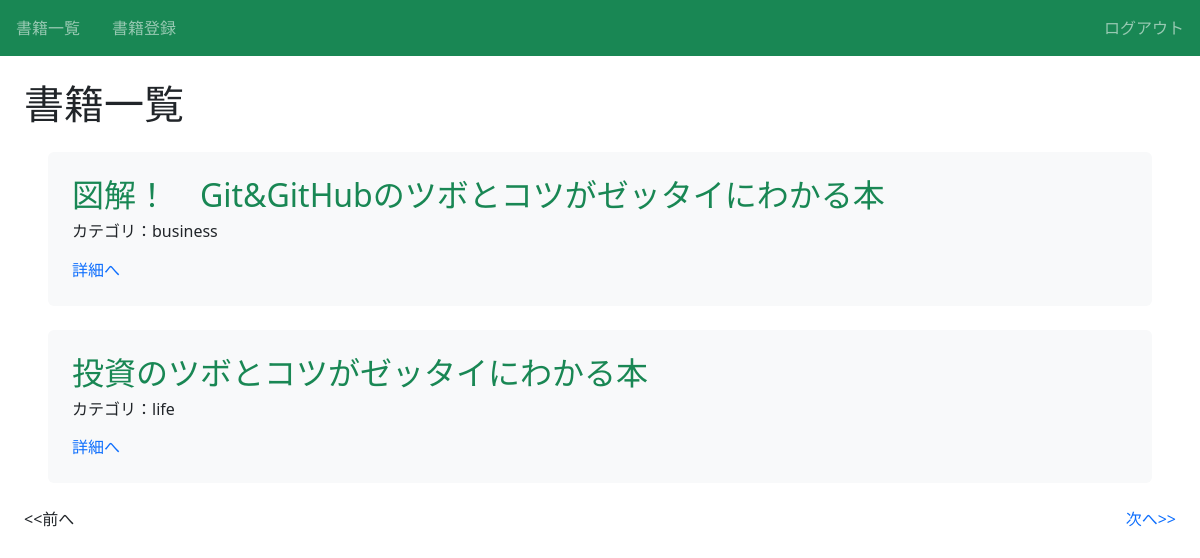
Page /book/ (signed in) on the committed database.
### book/models.py (models this page shows, shortened)
class Book(models.Model):
    title = models.CharField(max_length=100)
    text = models.TextField()
    thumbnail = models.ImageField(null=True, blank=True)
    category = models.CharField(
        max_length=100,
        choices = CATEGORY
    )
    user = models.ForeignKey('auth.User', on_delete=models.CASCADE)

### book/views.py (the view)
# urls.py: path('book/', views.ListBookView.as_view(), name='list-book'),
class ListBookView(LoginRequiredMixin, ListView):
    template_name = 'book/book_list.html'
    model = Book
    paginate_by = ITEM_PER_PAGE

### book/templates/book/book_list.html (shortened to what this page needs)
{% extends 'base.html' %}
{% block h1 %}書籍一覧{% endblock %}
{% block content %}
    {% for item in object_list %}
    <div class="p-4 m-4 bg-light border-success rounded">
        <h2 class="text-success">{{ item.title }}</h2>
        <h6>カテゴリ：{{item.category}}</h6>
        <div class="mt-3">
            <a href="{% url 'detail-book' item.pk %}">詳細へ</a>
        </div>
    </div>
    {% endfor %}
    {% include 'book/components/pagination.html' %}
{% endblock content %}

### book/static/book/css/style.css (style rules this page uses)
a { text-decoration: none; }

### rows in the picture
Book: title "図解！ Git&GitHubのツボとコツがゼッタイにわかる本", category "business"
Book: title "投資のツボとコツがゼッタイにわかる本", category "life"
